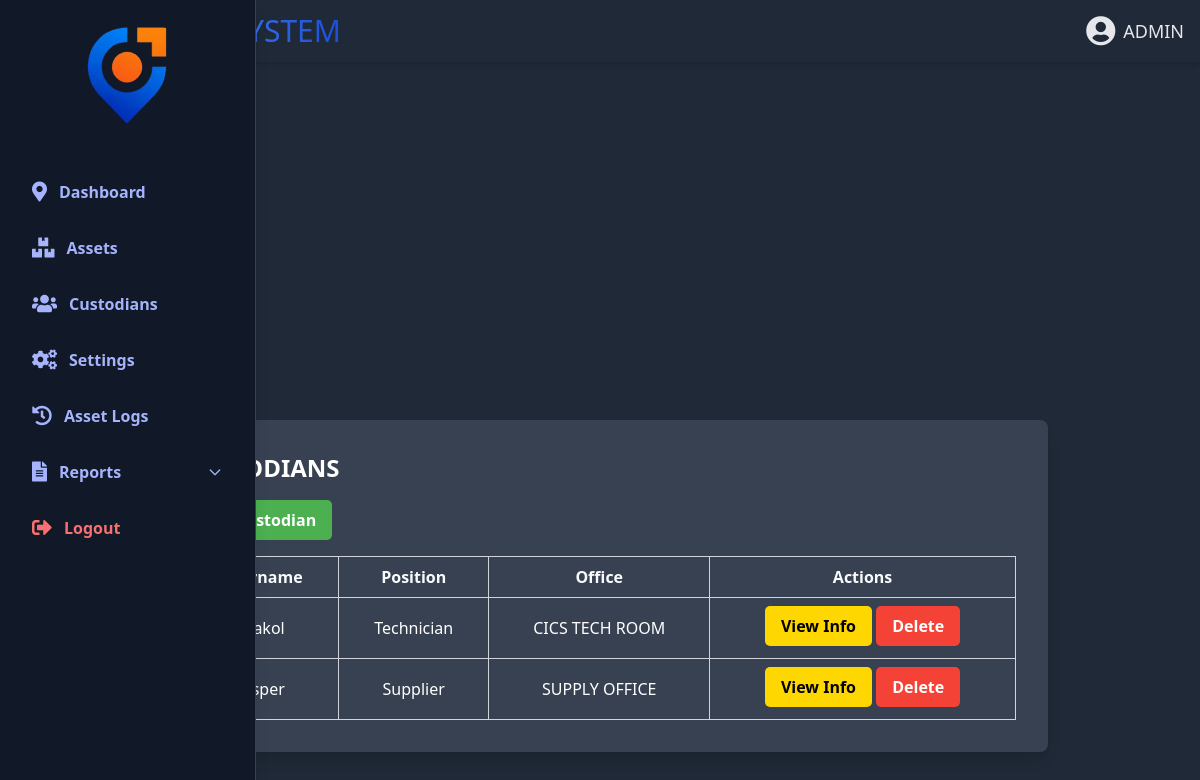
The app's page /user_management.php (signed in) with its own data.
### tables this page shows
CREATE TABLE `secondary_users` (
  `id` int(11) NOT NULL,
  `username` varchar(255) NOT NULL,
  `firstname` varchar(100) DEFAULT NULL,
  `middle_initial` varchar(3) DEFAULT NULL,
  `lastname` varchar(100) DEFAULT NULL,
  `suffix` varchar(20) DEFAULT NULL,
  `email` varchar(150) DEFAULT NULL,
  `contact_number` varchar(20) DEFAULT NULL,
  `position` varchar(100) DEFAULT NULL,
  `office` varchar(255) DEFAULT NULL,
  `password` varchar(255) NOT NULL,
  `created_at` timestamp NOT NULL DEFAULT current_timestamp()
);

### user_theme.php (called while the page is built, shortened)
<?php
$stmt = $conn->prepare("SELECT theme FROM secondary_user_settings WHERE username=?");
$stmt->bind_param("s", $_SESSION['user']);
$stmt->execute();
$result = $stmt->get_result();
if ($row = $result->fetch_assoc()) {
    $theme = $row['theme'];
    if ($theme === 'Dark') {
        $theme_class = 'theme-dark';
    } elseif ($theme === 'Auto') {
        $theme_class = (date('H') >= 18 || date('H') < 6) ? 'theme-dark' : 'theme-light';
    }
}
?>

### user_management.php (the view, shortened to what this page needs)
<?php
include 'db_connect.php';
include 'user_theme.php';
$users = $conn->query("SELECT * FROM secondary_users");
?>
<!DOCTYPE html>
<html lang="en">
<head>
    <script src="https://cdn.tailwindcss.com"></script>
</head>
<body class="min-h-screen <?php echo $theme_class; ?>">
<?php include 'header.php';  ?>
<main class="min-h-screen flex justify-center items-center">
    <div class="container p-8 rounded-lg shadow-lg w-full max-w-4xl">
        <h2 class="text-2xl font-bold mb-4">CUSTODIANS</h2>
        <button onclick="openAddModal()" class="btn btn-primary mb-4">Add Custodian</button>
        <table class="min-w-full table-auto border-collapse border border-gray-300">
            <thead class="bg-[var(--header-bg)] text-[var(--header-text-color)]">
                <tr>
                    <th class="border border-gray-300 px-4 py-2">Username</th>
                    <th class="border border-gray-300 px-4 py-2">Position</th>
                    <th class="border border-gray-300 px-4 py-2">Office</th>
                    <th class="border border-gray-300 px-4 py-2">Actions</th>
                </tr>
            </thead>
            <tbody>
                <?php while ($row = $users->fetch_assoc()): ?>
                    <tr class="text-center">
                        <td class="border border-gray-300 px-4 py-2"><?= htmlspecialchars($row['username']) ?></td>
                        <td class="border border-gray-300 px-4 py-2"><?= htmlspecialchars($row['position']) ?></td>
                        <td class="border border-gray-300 px-4 py-2"><?= htmlspecialchars($row['office']) ?></td>
                        <td class="border border-gray-300 px-4 py-2">
                            <button onclick='openViewModal(<?= json_encode($row) ?>)' class="btn btn-edit mb-1">View Info</button>
                            <button onclick="openDeleteModal(<?= $row['id'] ?>, '<?= htmlspecialchars($row['username'], ENT_QUOTES) ?>')" class="btn btn-danger">Delete</button>
                        </td>
                    </tr>
                <?php endwhile; ?>
            </tbody>
        </table>
    </div>
</main>
</body>
</html>

### user_management.php (style rules this page uses)
body { font-family: 'Poppins', sans-serif; color: black; }
.container { background-color: var(--container-bg); color: var(--text-color); }
.theme-dark { background-color: #1f2937; --bg-color: #1f2937; --container-bg: #374151; --text-color: white; --input-bg: #4b5563; --input-border: #6b7280; --input-text: #ffffff; --header-bg: #374151; --header-text-color: #f9fafb; }
.btn { border-radius: 5px; padding: 8px 16px; text-align: center; font-weight: bold; cursor: pointer; }
.btn-primary { background-color: #4CAF50; color: white; }
.btn-danger { background-color: #F44336; color: white; }
.btn-edit { background-color: #FFD700; color: #000; }
.theme-dark .btn-edit { color: #000; }

### nav.php (style rules this page uses)
body { font-family: 'Segoe UI', Tahoma, Geneva, Verdana, sans-serif; transition: background-color 0.3s, color 0.3s; }

### records on screen
secondary_users: username "makol", position "Technician", office "CICS TECH ROOM"
secondary_users: username "Jasper", position "Supplier", office "SUPPLY OFFICE"
